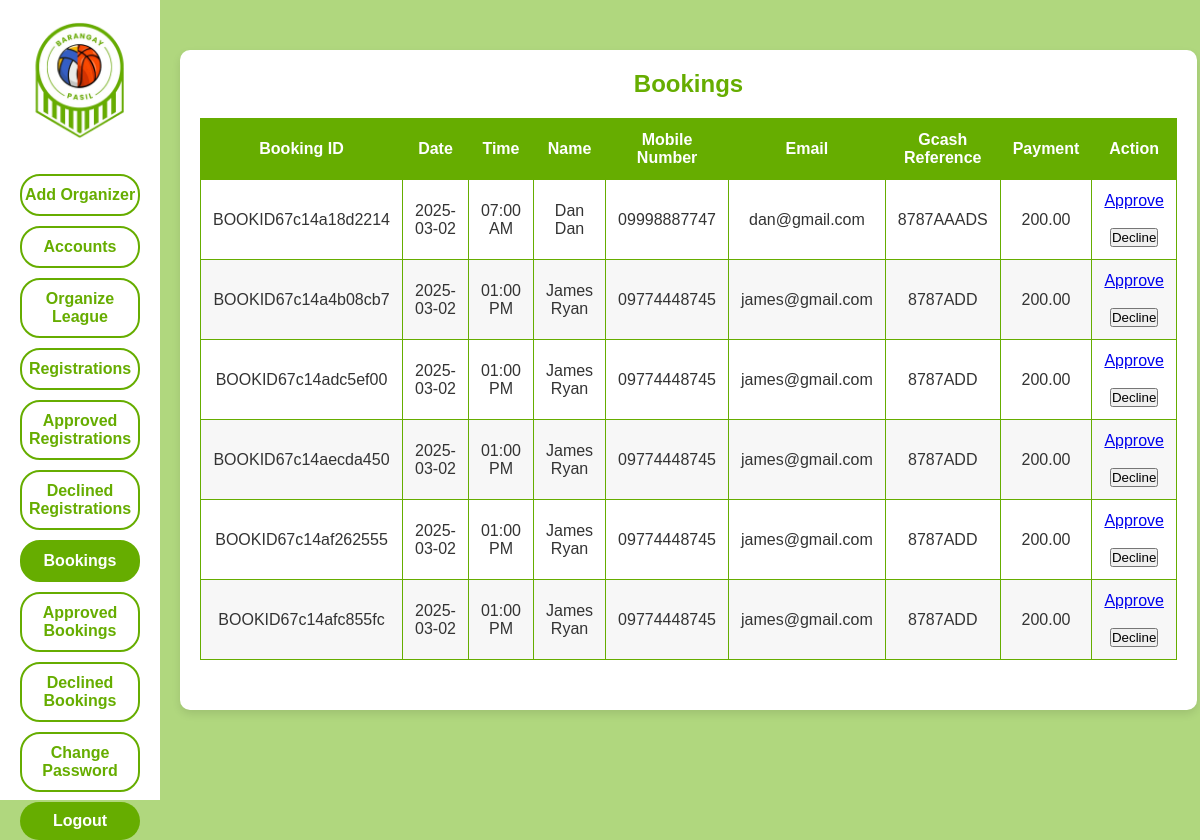
Before: /organizer/organizer_bookings.php (signed in) with the older database file.
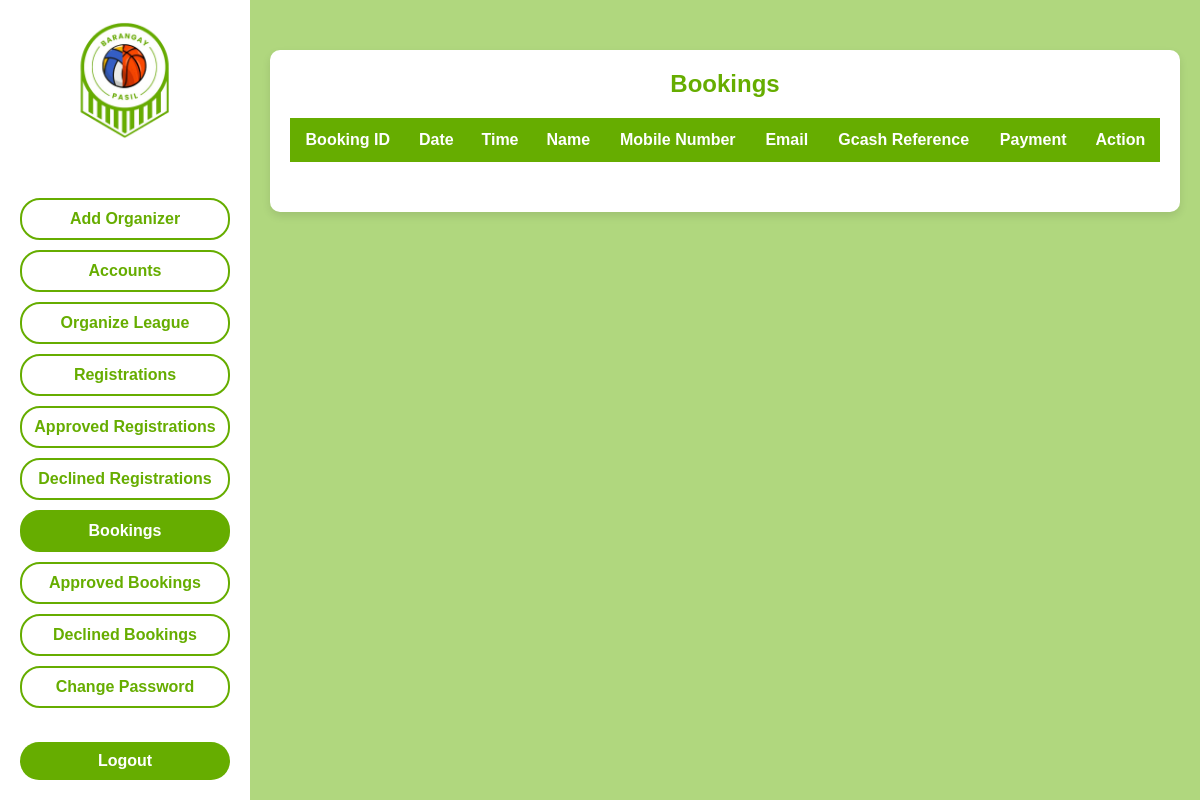
After: the same page with the newer database file.
### tables this page shows
CREATE TABLE `bpslo_bookings` (
  `id` int(11) NOT NULL,
  `booking_id` varchar(255) NOT NULL,
  `date` date NOT NULL,
  `time` text NOT NULL,
  `name` varchar(255) NOT NULL,
  `mobile_number` varchar(15) NOT NULL,
  `email` varchar(255) NOT NULL,
  `gcash_reference` varchar(50) NOT NULL,
  `payment` decimal(10,2) NOT NULL,
  `booked_at` timestamp NOT NULL DEFAULT current_timestamp()
);

### organizer/organizer_bookings.php (the view, shortened to what this page needs)
<?php
    require_once '../db_connection.php';
    $bookingsQuery = "SELECT * FROM bpslo_bookings";
    $bookingsResult = $mysqli->query($bookingsQuery);
?>
<!DOCTYPE html>
<html lang="en">
<head>
    <link rel="stylesheet" href="../ostyles/organizer_bookings.css">
</head>
<body>
    <div class="container">
        <aside class="sidebar">
        <a href="../organizer/organizer_dashboard.php">
                <img src="../images/logo.png" alt="Sports League Organizer Logo" class="logo">
            </a>
            <div class="nav-buttons">
            <button class="nav-btn" onclick="window.location.href='../organizer/organizer_add_organizer.php'">Add Organizer</button>
                <button class="nav-btn" onclick="window.location.href='../organizer/organizer_accounts.php'">Accounts</button>
                <button class="nav-btn" onclick="window.location.href='../organizer/organizer_organize_league.php'">Organize League</button>
                <button class="nav-btn" onclick="window.location.href='../organizer/organizer_registrations.php'">Registrations</button>
                <button class="nav-btn" onclick="window.location.href='../organizer/organizer_registrations_approved.php'">Approved Registrations</button>
                <button class="nav-btn" onclick="window.location.href='../organizer/organizer_registrations_declined.php'">Declined Registrations</button>
                <button class="nav-btn selected">Bookings</button>
                <button class="nav-btn" onclick="window.location.href='../organizer/organizer_bookings_approved.php'">Approved Bookings</button>
                <button class="nav-btn" onclick="window.location.href='../organizer/organizer_bookings_declined.php'">Declined Bookings</button>
                <button class="nav-btn" onclick="window.location.href='../organizer/organizer_change_password.php'">Change Password</button>
            </div>
            <form id="logout-form" method="POST" action="../organizer/logout.php">
                <button type="submit" class="logout-btn">Logout</button>
            </form>
        </aside>
        <main class="main-content">
            <div class="table-container">
                <h2>Bookings</h2>
                <table>
                    <thead>
                        <tr>
                            <th>Booking ID</th>
                            <th>Date</th>
                            <th>Time</th>
                            <th>Name</th>
                            <th>Mobile Number</th>
                            <th>Email</th>
                            <th>Gcash Reference</th>
                            <th>Payment</th>
                            <th>Action</th>
                        </tr>
                    </thead>
                    <tbody>
                        <?php while ($row = $bookingsResult->fetch_assoc()): ?>
                            <tr>
                                <td><?php echo $row['booking_id']; ?></td>
                                <td><?php echo $row['date']; ?></td>
                                <td><?php echo $row['time']; ?></td>
                                <td><?php echo $row['name']; ?></td>
                                <td><?php echo $row['mobile_number']; ?></td>
                                <td><?php echo $row['email']; ?></td>
                                <td><?php echo $row['gcash_reference']; ?></td>
                                <td><?php echo number_format($row['payment'], 2); ?></td>
                                <td>
                                    <a href="?approve_id=<?php echo $row['id']; ?>" class="edit-btn">Approve</a><br><br>
                                    <button onclick="openModal(<?php echo $row['id']; ?>)" class="edit-btn">Decline</button>
                                </td>
                            </tr>
                        <?php endwhile; ?>
                    </tbody>
                </table>
            </div>
        </main>
    </div>
</body>
</html>

### ostyles/organizer_bookings.css (style rules this page uses)
:root { --light-green: #B0D77E; --green: #66AD00; --white: #FFFFFF; --font-family: 'Poppins', sans-serif; }
* { margin: 0; padding: 0; box-sizing: border-box; font-family: var(--font-family); }
body, html { height: 100%; font-size: 16px; color: #333; background-color: var(--light-green); }
.container { display: flex; height: 100vh; }
.sidebar { background-color: var(--white); padding: 20px; width: 250px; display: flex; flex-direction: column; align-items: center; gap: 10px; }
.logo { width: 120px; margin-bottom: 20px; }
.nav-buttons { width: 100%; flex-grow: 1; display: flex; flex-direction: column; gap: 10px; justify-content: center; }
.nav-btn { width: 100%; padding: 10px 0; border: 2px solid var(--green); background-color: var(--white); color: var(--green); font-size: 16px; font-weight: bold; text-align: center; border-radius: 20px; cursor: pointer; transition: background-color 0.3s, color 0.3s; }
.selected { background-color: var(--green); color: var(--white); }
.nav-btn, .logout-btn { width: 100%; padding: 10px 0; border: 2px solid var(--green); background-color: var(--white); color: var(--green); font-size: 16px; font-weight: bold; text-align: center; border-radius: 20px; cursor: pointer; transition: background-color 0.3s, color 0.3s; }
.logout-btn { margin-top: auto; background-color: var(--green); color: var(--white); border: none; }
.main-content { flex-grow: 1; padding: 20px; background-color: var(--light-green); }
.table-container { max-width: 1200px; margin: 30px auto; padding: 20px; background-color: var(--white); border-radius: 10px; box-shadow: 0 4px 8px rgba(0, 0, 0, 0.1); }
h2 { text-align: center; color: var(--green); margin-bottom: 20px; }
table { width: 100%; border-collapse: collapse; margin-bottom: 30px; }
table, th, td { border: 1px solid var(--green); }
th, td { padding: 12px; text-align: center; }
th { background-color: var(--green); color: var(--white); }
#logout-form { width: 100%; text-align: center; }
.logout-btn { margin-top: auto; background-color: var(--green); color: var(--white); border: none; padding: 10px 20px; font-size: 16px; cursor: pointer; border-radius: 20px; width: 100%; display: inline-block; text-align: center; transition: background-color 0.3s ease, color 0.3s ease, border 0.3s ease; }
tr:nth-child(even) { background-color: #f7f7f7; }

Changed rows visible on the page:
removed bpslo_bookings: booking "BOOKID67c14a18d2214", date "2025-03-02", time "07:00 AM", name "Dan Dan", mobile_number "09998887747", email "dan@gmail.com", gcash_reference "8787AAADS", payment "200.00"
removed bpslo_bookings: booking "BOOKID67c14a4b08cb7", date "2025-03-02", time "01:00 PM", name "James Ryan", mobile_number "09774448745", email "james@gmail.com", gcash_reference "8787ADD", payment "200.00"
removed bpslo_bookings: booking "BOOKID67c14adc5ef00", date "2025-03-02", time "01:00 PM", name "James Ryan", mobile_number "09774448745", email "james@gmail.com", gcash_reference "8787ADD", payment "200.00"
removed bpslo_bookings: booking "BOOKID67c14aecda450", date "2025-03-02", time "01:00 PM", name "James Ryan", mobile_number "09774448745", email "james@gmail.com", gcash_reference "8787ADD", payment "200.00"
removed bpslo_bookings: booking "BOOKID67c14af262555", date "2025-03-02", time "01:00 PM", name "James Ryan", mobile_number "09774448745", email "james@gmail.com", gcash_reference "8787ADD", payment "200.00"
removed bpslo_bookings: booking "BOOKID67c14afc855fc", date "2025-03-02", time "01:00 PM", name "James Ryan", mobile_number "09774448745", email "james@gmail.com", gcash_reference "8787ADD", payment "200.00"
